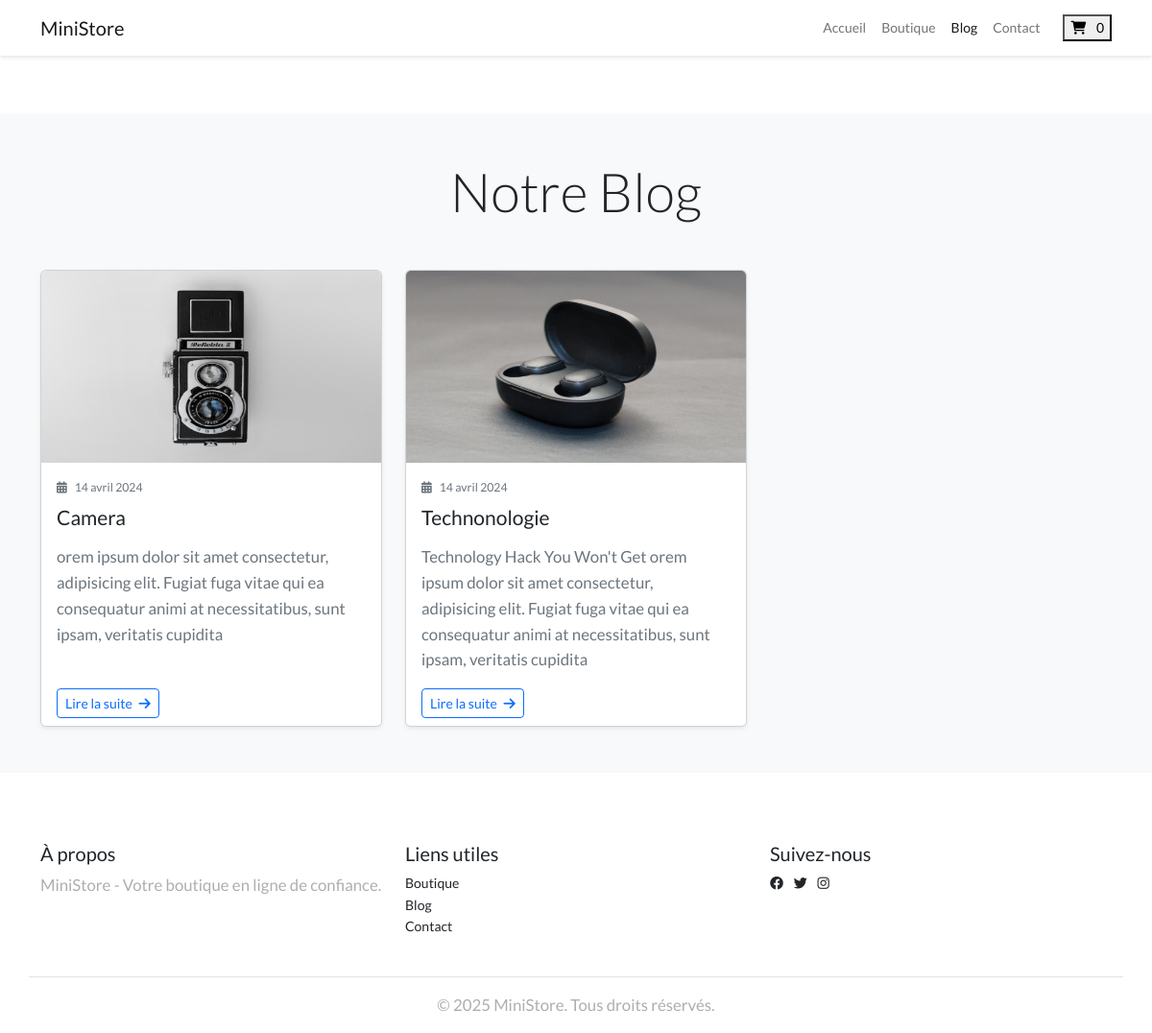
The page /home on the database its author committed.
### store/models.py (models this page shows)
class CreateBlog(models.Model):
    title = models.CharField(max_length=100)
    slug = models.SlugField(unique=True, blank=True)
    intro=models.TextField(default='')
    body = models.TextField()
    image=models.ImageField(upload_to='media', default='' )
    date_created = models.DateTimeField(default=timezone.now)
    class Meta :
        ordering=['-date_created']

### store/views.py (the view)
# urls.py: path('home', List.as_view(), name='home'),
class List(ListView):
    template_name = 'store/blog.html'
    queryset = CreateBlog.objects.all()
    paginate_by = 2

### store/templates/store/blog.html (shortened to what this page needs)
{% extends 'store/base.html' %}
{% block content %}
<section class="blog-section py-5 mt-5">
  <div class="container">
    <h2 class="text-center mb-5 display-4">Notre Blog</h2>
    <div class="row g-4">
      {% for post in object_list %}
      <div class="col-md-6 col-lg-4">
        <article class="card h-100 shadow-sm hover-card">
          <div class="card-img-top position-relative overflow-hidden" style="height: 200px;">
            <img src="{{ post.image.url }}" class="img-fluid w-100 h-100 object-fit-cover" alt="{{ post.title }}">
            <div class="overlay-fade"></div>
          </div>
          <div class="card-body">
            <div class="post-meta text-muted small mb-2">
              <i class="fas fa-calendar-alt me-2"></i>{{ post.date_created|date:"d F Y" }}
            </div>
            <h3 class="card-title h5 mb-3">{{ post.title }}</h3>
            <p class="card-text text-muted">
              {{ post.intro|truncatewords:30 }}
            </p>
          </div>
          <div class="card-footer bg-white border-0 pt-0">
            <a href="detail/{{ post.slug }}" class="btn btn-outline-primary btn-sm">
              Lire la suite <i class="fas fa-arrow-right ms-1"></i>
            </a>
          </div>
        </article>
      </div>
      {% endfor %}
    </div>
  </div>
</section>
{% endblock %}

### store/static/css/style.css (style rules this page uses)
:root { --primary-color: #2C3E50; --secondary-color: #3498DB; --accent-color: #E74C3C; --text-color: #2C3E50; --light-gray: #ECF0F1; --dark-gray: #7F8C8D; --white: #FFFFFF; --black: #000000; --shadow: 0 2px 4px rgba(0,0,0,0.1); --transition: all 0.3s ease; --border-radius: 4px; --container-padding: 1rem; --bs-primary-rgb: 44,62,80; --light-blue-color: #EDF1F3; --swiper-theme-color: #4A4A4A; --swiper-pagination-color: #4A4A4A; --gray-color: #F3F3F3; --gray-color-300: #D8D8D8; --gray-color-500: #AEAEAE; --gray-color-800: #3A3A3A; --light-gray-color: #D7DDDF; --dark-color: #212529; --navbar-color-color: #131814; }
:root { --body-font : "Lato", sans-serif; --heading-font : "Jost", sans-serif; }
*, *::before, *::after { -webkit-box-sizing: border-box; -moz-box-sizing: border-box; box-sizing: border-box; }
html { box-sizing: border-box; }
body { font-family: var(--body-font); font-size: 14px; font-weight: 500; line-height: 1.6; margin: 0; }
p { font-size: 1.2em; color: var(--gray-color-500); }
a { color: var(--dark-color); text-decoration: none; transition: 0.3s color ease-out; }
h3.card-title, h3.cart-title { font-size: 1.5em; }

### store/templates/store/base.html (style rules this page uses)
body { padding-top: 70px; }

### store/templates/store/blog.html (style rules this page uses)
.blog-section { background-color: #f8f9fa; }
.hover-card { transition: transform 0.3s ease-in-out; }
.overlay-fade { position: absolute; top: 0; left: 0; right: 0; bottom: 0; background: linear-gradient(180deg, rgba(0,0,0,0) 0%, rgba(0,0,0,0.1) 100%); transition: opacity 0.3s; }
.card-img-top img { transition: transform 0.3s; }
.post-meta { color: #6c757d; }

### rows shown on the page
CreateBlog: image (picture), date_created "14 avril 2024", title "Camera", intro "orem ipsum dolor sit amet consectetur, adipisicing elit. Fugiat fuga vitae qui ea consequatur animi at necessitatibus, sunt ipsam, veritatis cupidita"
CreateBlog: image (picture), date_created "14 avril 2024", title "Technonologie", intro "Technology Hack You Won't Get orem ipsum dolor sit amet consectetur, adipisicing elit. Fugiat fuga vitae qui ea consequatur animi at necessitatibus, sunt ipsam, veritatis cupidita"
